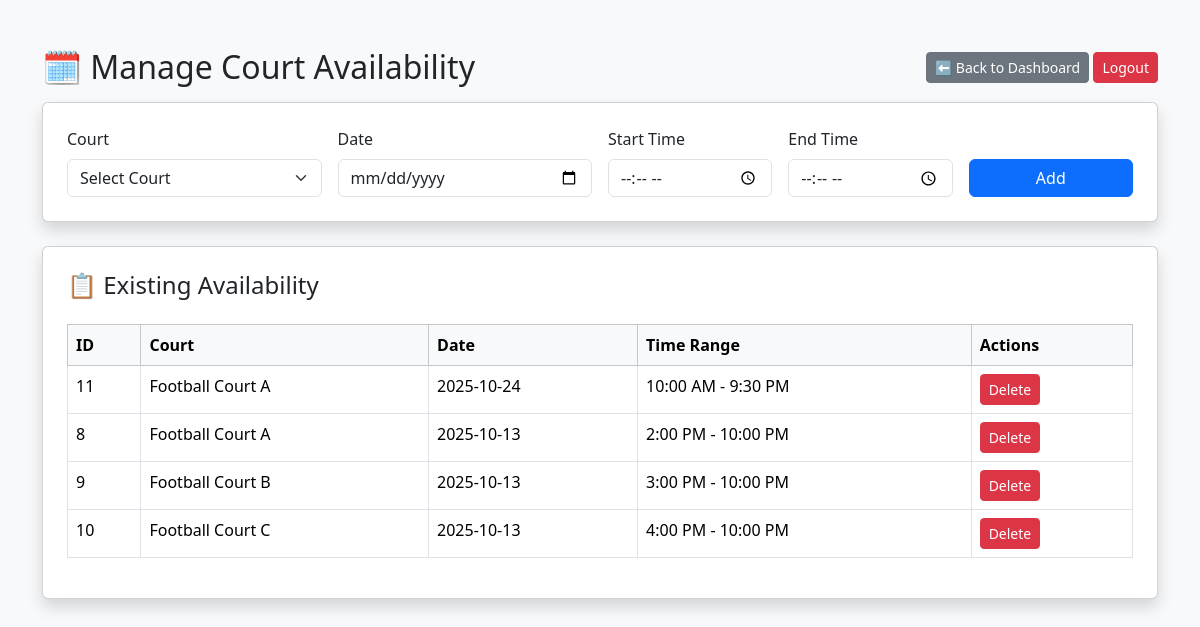
The page /availability.php (signed in) on the database its author committed.
### tables this page shows
CREATE TABLE `availability` (
  `id` int(11) NOT NULL,
  `court_id` int(11) NOT NULL,
  `available_date` date NOT NULL,
  `start_time` time NOT NULL,
  `end_time` time NOT NULL
);

CREATE TABLE `courts` (
  `court_id` int(11) NOT NULL,
  `name` varchar(100) NOT NULL,
  `location` varchar(200) NOT NULL,
  `court_type` varchar(50) DEFAULT NULL,
  `price_per_slot` decimal(10,2) DEFAULT NULL,
  `image_url` varchar(300) DEFAULT NULL,
  `open_time` time DEFAULT NULL,
  `close_time` time DEFAULT NULL,
  `created_by` int(11) DEFAULT NULL,
  `created_at` timestamp NOT NULL DEFAULT current_timestamp()
);

### availability.php (the view, shortened to what this page needs)
<?php
include "db.php";
$avail = $conn->query("
    SELECT a.id, c.name AS court_name, a.available_date, a.start_time, a.end_time
    FROM availability a
    JOIN courts c ON a.court_id = c.court_id
    ORDER BY a.available_date DESC, a.start_time
");
?>
<!DOCTYPE html>
<html>
<head>
    <link href="https://cdn.jsdelivr.net/npm/bootstrap@5.3.2/dist/css/bootstrap.min.css" rel="stylesheet">
</head>
<body class="bg-light">
<div class="container mt-5">
    <div class="d-flex justify-content-between align-items-center mb-3">
        <h2 class="mb-0">🗓️ Manage Court Availability</h2>
        <div>
            <a href="admin_dashboard.php" class="btn btn-secondary btn-sm">⬅️ Back to Dashboard</a>
            <a href="admin_logout.php" class="btn btn-danger btn-sm">Logout</a>
        </div>
    </div>
    <div class="card shadow p-4">
        <form method="POST" class="row g-3">
            <div class="col-md-3">
                <label class="form-label">Court</label>
                <select name="court_id" class="form-select" required>
                    <option value="">Select Court</option>
                </select>
            </div>
            <div class="col-md-3">
                <label class="form-label">Date</label>
                <input type="date" name="available_date" class="form-control" required>
            </div>
            <div class="col-md-2">
                <label class="form-label">Start Time</label>
                <input type="time" name="start_time" class="form-control" required>
            </div>
            <div class="col-md-2">
                <label class="form-label">End Time</label>
                <input type="time" name="end_time" class="form-control" required>
            </div>
            <div class="col-md-2 d-flex align-items-end">
                <button type="submit" class="btn btn-primary w-100">Add</button>
            </div>
        </form>
    </div>
    <div class="card shadow p-4 mt-4">
        <h4>📋 Existing Availability</h4>
        <table class="table table-bordered table-hover mt-3">
            <thead class="table-light">
                <tr>
                    <th>ID</th>
                    <th>Court</th>
                    <th>Date</th>
                    <th>Time Range</th>
                    <th>Actions</th>
                </tr>
            </thead>
            <tbody>
                <?php if ($avail->num_rows > 0): ?>
                    <?php while ($a = $avail->fetch_assoc()): ?>
                        <tr>
                            <td><?= $a['id'] ?></td>
                            <td><?= htmlspecialchars($a['court_name']) ?></td>
                            <td><?= $a['available_date'] ?></td>
                            <td><?= date("g:i A", strtotime($a['start_time'])) ?> - <?= date("g:i A", strtotime($a['end_time'])) ?></td>
                            <td>
                                <a href="delete_availability.php?id=<?= $a['id'] ?>" class="btn btn-sm btn-danger" onclick="return confirm('Delete this availability?')">Delete</a>
                            </td>
                        </tr>
                    <?php endwhile; ?>
                <?php else: ?>
                    <tr><td colspan="5" class="text-center text-muted">No availability set yet.</td></tr>
                <?php endif; ?>
            </tbody>
        </table>
    </div>
</div>
</body>
</html>

### rows shown on the page
availability: id "11", court.name "Football Court A", available_date "2025-10-24", start_time "10:00 AM", end_time "9:30 PM"
availability: id "8", court.name "Football Court A", available_date "2025-10-13", start_time "2:00 PM", end_time "10:00 PM"
availability: id "9", court.name "Football Court B", available_date "2025-10-13", start_time "3:00 PM", end_time "10:00 PM"
availability: id "10", court.name "Football Court C", available_date "2025-10-13", start_time "4:00 PM", end_time "10:00 PM"
